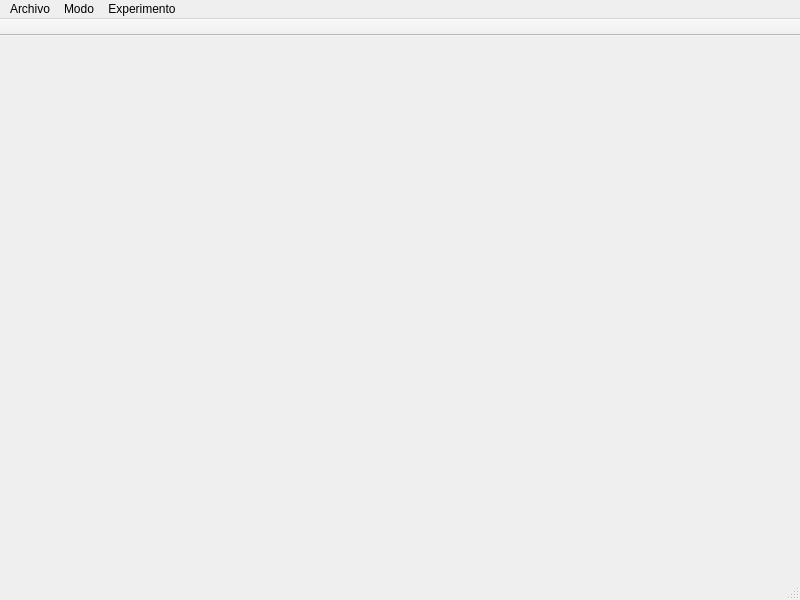
<?xml version="1.0" encoding="UTF-8"?>
<ui version="4.0">
 <class>MainWindow</class>
 <widget class="QMainWindow" name="MainWindow">
  <property name="geometry">
   <rect>
    <x>0</x>
    <y>0</y>
    <width>800</width>
    <height>600</height>
   </rect>
  </property>
  <property name="windowTitle">
   <string>Sistema de Adquisicion de Datos y Control</string>
  </property>
  <widget class="QWidget" name="centralwidget">
   <property name="enabled">
    <bool>true</bool>
   </property>
   <layout class="QVBoxLayout" name="verticalLayout"/>
  </widget>
  <widget class="QMenuBar" name="menubar">
   <property name="geometry">
    <rect>
     <x>0</x>
     <y>0</y>
     <width>800</width>
     <height>27</height>
    </rect>
   </property>
   <widget class="QMenu" name="menuArchivo">
    <property name="title">
     <string>Archivo</string>
    </property>
    <addaction name="actionAbrir_Graficos"/>
    <addaction name="actionGuardar_Graficos"/>
   </widget>
   <widget class="QMenu" name="menuModo">
    <property name="title">
     <string>Modo</string>
    </property>
    <widget class="QMenu" name="menuMedicion">
     <property name="title">
      <string>Adquisicion de Datos</string>
     </property>
     <addaction name="actionAutomatizacion"/>
     <addaction name="actionInstrumentacion"/>
    </widget>
    <addaction name="menuMedicion"/>
    <addaction name="actionIntervalo_de_tiempo"/>
    <addaction name="actionAutomatizacion_2"/>
   </widget>
   <widget class="QMenu" name="menuExperimento">
    <property name="title">
     <string>Experimento</string>
    </property>
    <widget class="QMenu" name="menuRegistro">
     <property name="title">
      <string>Registro</string>
     </property>
     <addaction name="actionDescargar_Datos"/>
     <addaction name="actionInfo_Memoria"/>
     <addaction name="actionBorrar_Memoria"/>
    </widget>
    <addaction name="menuRegistro"/>
    <addaction name="actionSetear_Reloj"/>
   </widget>
   <addaction name="menuArchivo"/>
   <addaction name="menuModo"/>
   <addaction name="menuExperimento"/>
  </widget>
  <widget class="QStatusBar" name="statusbar"/>
  <widget class="QToolBar" name="toolBar">
   <property name="enabled">
    <bool>true</bool>
   </property>
   <property name="windowTitle">
    <string>toolBar</string>
   </property>
   <property name="movable">
    <bool>false</bool>
   </property>
   <property name="floatable">
    <bool>false</bool>
   </property>
   <attribute name="toolBarArea">
    <enum>TopToolBarArea</enum>
   </attribute>
   <attribute name="toolBarBreak">
    <bool>false</bool>
   </attribute>
  </widget>
  <action name="actionInstrumentacion">
   <property name="text">
    <string>Instrumentacion</string>
   </property>
  </action>
  <action name="actionAutomatizacion">
   <property name="text">
    <string>Automatizacion</string>
   </property>
  </action>
  <action name="actionIntervalo_de_tiempo">
   <property name="text">
    <string>Medicion de Tiempos</string>
   </property>
  </action>
  <action name="actionAutomatizacion_2">
   <property name="text">
    <string>Automatizacion</string>
   </property>
  </action>
  <action name="actionAbrir_Graficos">
   <property name="text">
    <string>Abrir Graficos</string>
   </property>
  </action>
  <action name="actionGuardar_Graficos">
   <property name="text">
    <string>Guardar Graficos</string>
   </property>
  </action>
  <action name="actionDescargar_datos_de_Registro">
   <property name="text">
    <string>Descargar Datos de Registro</string>
   </property>
  </action>
  <action name="actionDescargar_Datos">
   <property name="text">
    <string>Descargar Datos</string>
   </property>
  </action>
  <action name="actionInfo_Memoria">
   <property name="text">
    <string>Info. Memoria</string>
   </property>
  </action>
  <action name="actionBorrar_Memoria">
   <property name="text">
    <string>Borrar Memoria</string>
   </property>
  </action>
  <action name="actionSetear_Reloj">
   <property name="text">
    <string>Setear Reloj</string>
   </property>
  </action>
 </widget>
 <resources/>
 <connections/>
</ui>
